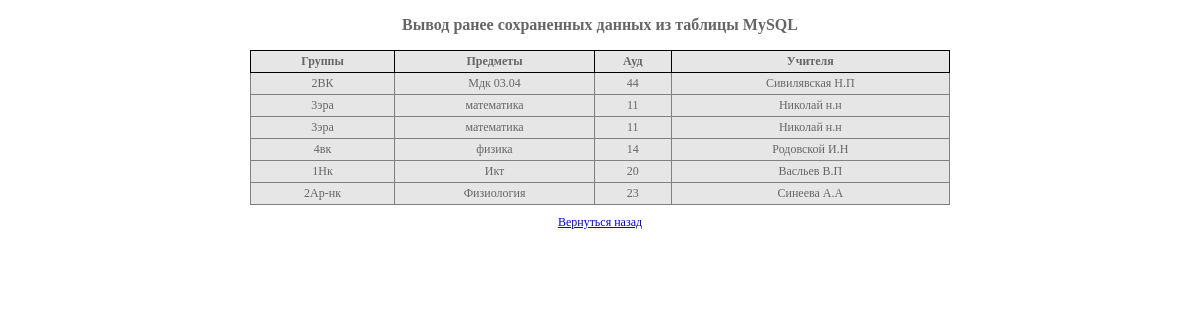
/sortav_data.php, run on the app's committed database.
### tables this page shows
CREATE TABLE IF NOT EXISTS `res_tab` (
  `id` int(11) NOT NULL AUTO_INCREMENT,
  `Groups` varchar(50) NOT NULL,
  `Items` varchar(50) NOT NULL,
  `Aud` varchar(50) NOT NULL,
  `Teachers` varchar(50) NOT NULL,
  PRIMARY KEY (`id`)
);

### sortav_data.php (the view, shortened to what this page needs)
<?php
$table = "res_tab";
$query = "SELECT Groups,Items,Aud,Teachers FROM $table";
$res = mysql_query($query) or die(mysql_error());
echo ("
<!Doctype html>
<html>
	<head>
	    <meta http-equiv=\"Content-Type\" content=\"text/html; charset=windows-1251\" />
		<title>Учебное Расписание</title>
		<style type=\"text/css\">
<!--
body { font: 12px Georgia; color: #666666; }
h3 { font-size: 16px; text-align: center; }
table { width: 700px; border-collapse: collapse; margin: 0px auto; background: #E6E6E6; }
td { padding: 3px; text-align: center; vertical-align: middle; }
.buttons { width: auto; border: double 1px #666666; background: #D6D6D6; }
-->
</style>
	</head>
<body>
<h3>Вывод ранее сохраненных данных из таблицы MySQL</h3>
<table border=\"1\" cellpadding=\"0\" cellspacing=\"0\">
 <tr style=\"border: solid 1px #000\">
  <td align=\"center\"><b>Группы</b></td>
  <td align=\"center\"><b>Предметы</b></td>
  <td align=\"center\"><b>Ауд</b></td>
  <td align=\"center\"><b>Учителя</b></td>
 </tr>
");
while ($row = mysql_fetch_array($res)) {
    echo "<tr>\n";
    echo "<td>".$row['Groups']."</td>\n";
	echo "<td>".$row['Items']."</td>\n";
	echo "<td>".$row['Aud']."</td>\n";
    echo "<td>".$row['Teachers']."</td>\n</tr>\n";
}
echo ("</table>\n");
echo ("<div style=\"text-align: center; margin-top: 10px;\"><a href=\"raspisanie.php\">Вернуться назад</a></div>");
?>

### sortav_data.php (style rules this page uses)
h3 { font-size: 16px; text-align: center; }
table { width: 700px; border-collapse: collapse; margin: 0px auto; background: #E6E6E6; }
td { padding: 3px; text-align: center; vertical-align: middle; }

### data on the page
res_tab: Groups "2ВК", Items "Мдк 03.04", Aud "44", Teachers "Сивилявская Н.П"
res_tab: Groups "3эра", Items "математика", Aud "11", Teachers "Николай н.н"
res_tab: Groups "3эра", Items "математика", Aud "11", Teachers "Николай н.н"
res_tab: Groups "4вк", Items "физика", Aud "14", Teachers "Родовской И.Н"
res_tab: Groups "1Нк", Items "Икт", Aud "20", Teachers "Васльев В.П"
res_tab: Groups "2Ар-нк", Items "Физиология", Aud "23", Teachers "Синеева А.А"
